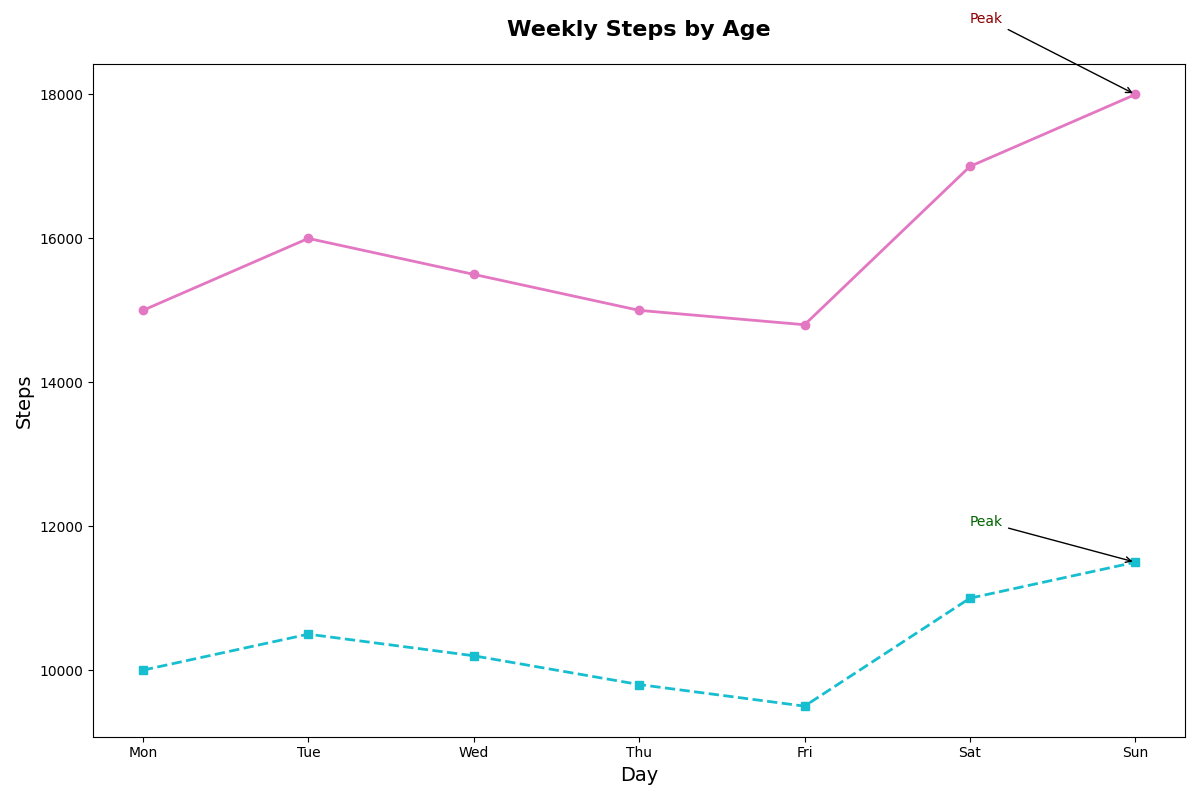

Here is the Python script that generated this plot:
import matplotlib.pyplot as plt
import numpy as np

days = np.array(['Mon', 'Tue', 'Wed', 'Thu', 'Fri', 'Sat', 'Sun'])

children_steps = np.array([15000, 16000, 15500, 15000, 14800, 17000, 18000])
adults_steps = np.array([10000, 10500, 10200, 9800, 9500, 11000, 11500])

fig, ax = plt.subplots(figsize=(12, 8))

ax.plot(days, children_steps, marker='o', linestyle='-', linewidth=2, color='#E377C2')
ax.plot(days, adults_steps, marker='s', linestyle='--', linewidth=2, color='#17BECF')

ax.set_title("Weekly Steps by Age", fontsize=16, fontweight='bold', pad=20)
ax.set_xlabel("Day", fontsize=14)
ax.set_ylabel("Steps", fontsize=14)

peak_children = np.max(children_steps)
peak_adults = np.max(adults_steps)

ax.annotate('Peak', xy=('Sun', peak_children), xytext=('Sat', peak_children + 1000),
            arrowprops=dict(facecolor='red', arrowstyle='->'), fontsize=10, color='darkred')
ax.annotate('Peak', xy=('Sun', peak_adults), xytext=('Sat', peak_adults + 500),
            arrowprops=dict(facecolor='green', arrowstyle='->'), fontsize=10, color='darkgreen')

plt.tight_layout()
plt.show()
